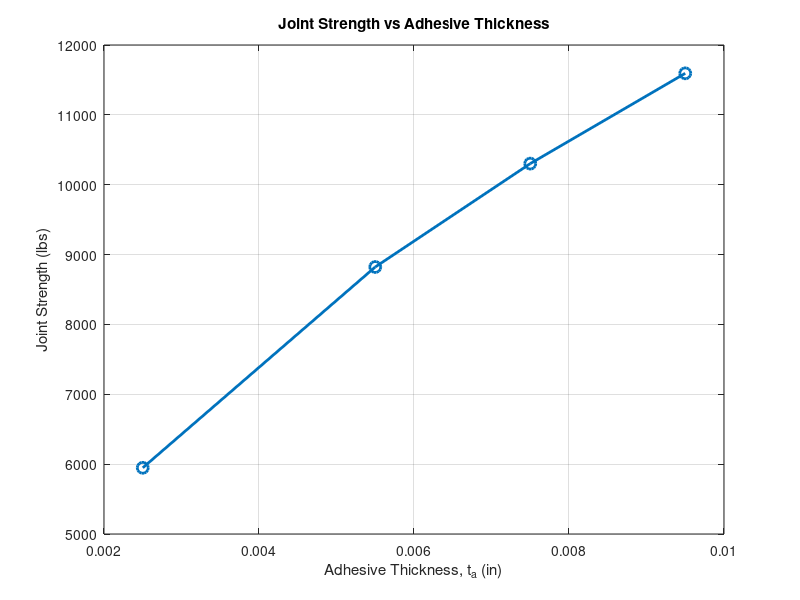
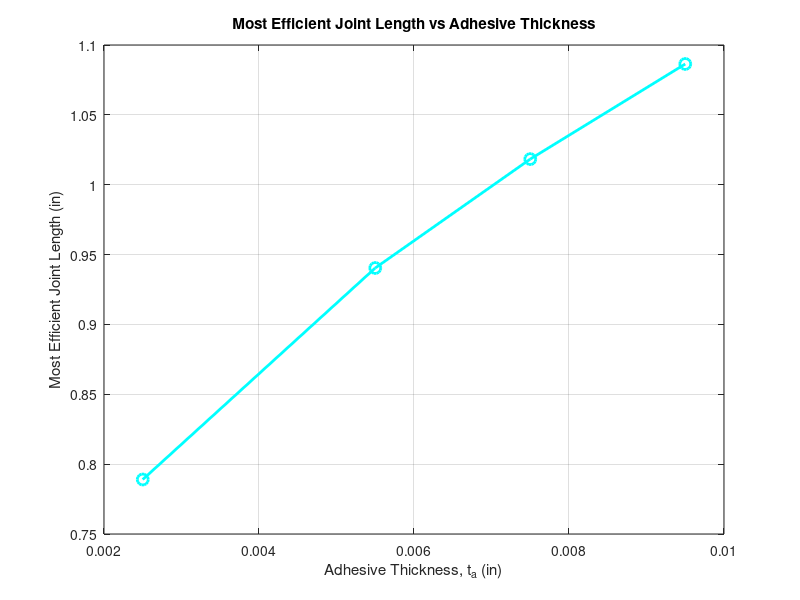
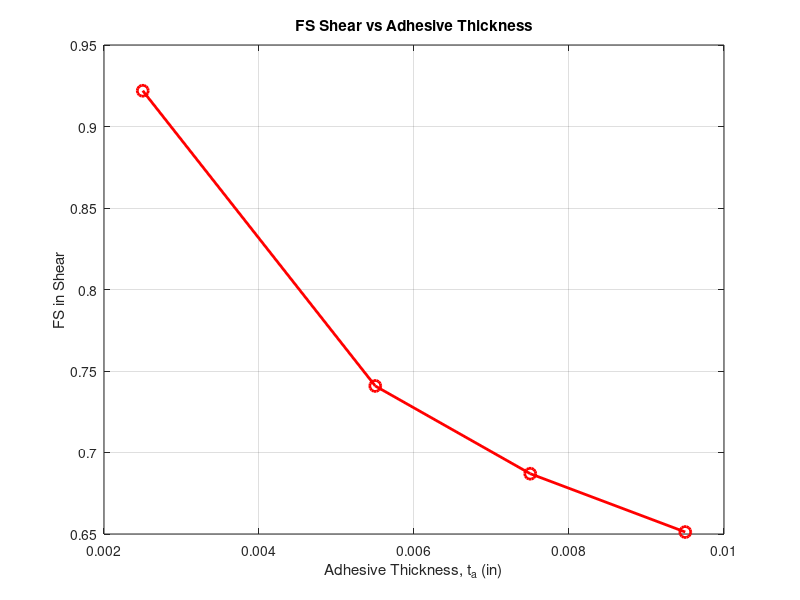
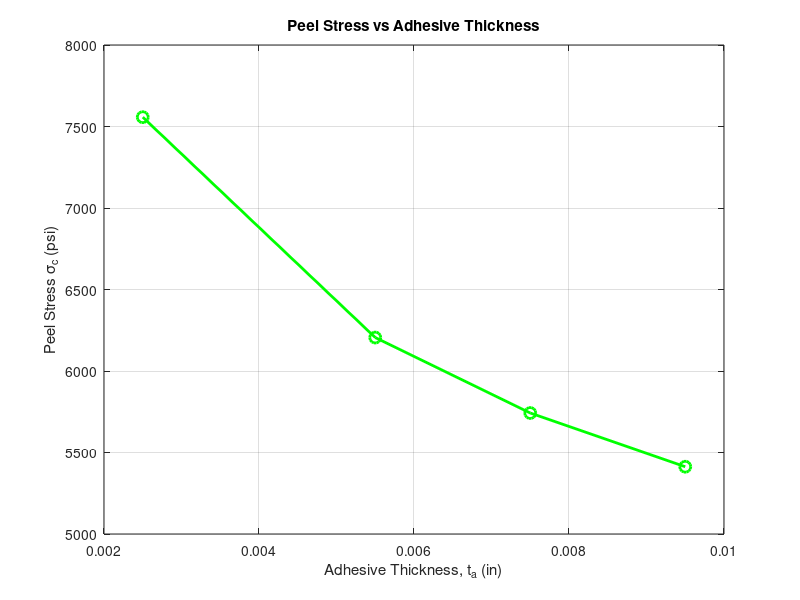

MATLAB code for these plots, in order:
% AerE 426, Lab Assignment 7 - Adhesive Joint: Problem 1, Lucas Tavares

clear, clc, close all

% Adhesive thicknesses
ta = [2.5e-3, 5.5e-3, 7.5e-3, 9.5e-3]; %in

% Strips thicknesses
t1 = 0.25; %in
t2 = 0.25; %in

% Strips Young's modulus and Poisson's ratio
E0 = 10e6; %psi
nu = 0.33;

% Strips width
w = 1; %in

% Adhesive properties at 75 F
G = 63685; %psi
tau_p = 5255; %psi
delta_u = 0.0052; %in
delta_e = 0.00074; %in
tau_u = 6950; %psi
Ec = 1.6e5; %psi

%Strain calculations
gamma_e = tau_p / G;
gamma_u = gamma_e * delta_u / delta_e;
gamma_p = gamma_u -gamma_e;

% Load applied
P = 5000; %lbs/in

% Calculations for tau_avg and joint strength
lambda = sqrt((2 * G ./ ta) .* ((1 / (E0 * t1)) + (1 / (E0 * t2)))); %in^-1
L_practical_design = (P / (2 * tau_p)) + (2 ./ lambda); %in
tau_avg = (2 ./ (L_practical_design .* sqrt((1 / (E0 * t1)) + (1 / (E0 * t2))))) .* sqrt(tau_p .* ta .* ((gamma_e / 2) + gamma_p)); %psi
joint_strength = w .* tau_avg .* L_practical_design; %lbs

% Calculation for FS in shear
FS_shear = tau_u ./ tau_avg;

% Calculation for peel stress
sigma_c_max = tau_p .* (3 * Ec * (1 - nu^2) * t2 ./ (E0 .* ta)).^(1 / 4);

% Print results
fprintf('\nResults for each adhesive thickness (ta):\n');
fprintf('-----------------------------------------------------------\n');
fprintf('ta (in) | L_design (in) | Strength (lbs) | FS_shear | Peel Stress (psi)\n');
fprintf('-----------------------------------------------------------\n');
for i = 1:length(ta)
    fprintf('%.4f  |  %.4f      |  %.2f        |  %.2f   |  %.2f\n', ...
            ta(i), L_practical_design(i), joint_strength(i), FS_shear(i), sigma_c_max(i));
end
fprintf('-----------------------------------------------------------\n\n');

% Create plots
figure(1)
plot(ta, joint_strength, '-o', 'LineWidth', 2, 'MarkerSize', 8)
xlabel('Adhesive Thickness, t_a (in)')
ylabel('Joint Strength (lbs)')
title('Joint Strength vs Adhesive Thickness')
grid on

% Create plots
figure(2)
plot(ta, L_practical_design, '-o', 'LineWidth', 2, 'MarkerSize', 8, 'Color', 'c')
xlabel('Adhesive Thickness, t_a (in)')
ylabel('Most Efficient Joint Length (in)')
title('Most Efficient Joint Length vs Adhesive Thickness')
grid on

figure(3)
plot(ta, FS_shear, '-o', 'LineWidth', 2, 'MarkerSize', 8, 'Color', 'r')
xlabel('Adhesive Thickness, t_a (in)')
ylabel('FS in Shear')
title('FS Shear vs Adhesive Thickness')
grid on

figure(4)
plot(ta, sigma_c_max, '-o', 'LineWidth', 2, 'MarkerSize', 8, 'Color', 'g')
xlabel('Adhesive Thickness, t_a (in)')
ylabel('Peel Stress \sigma_c (psi)')
title('Peel Stress vs Adhesive Thickness')
grid on
